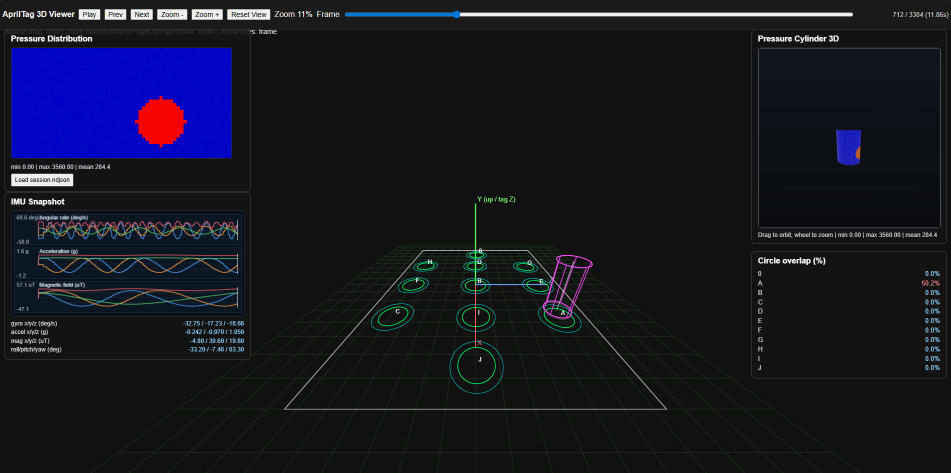
#> input picture app/3dsimulator_view.png, 1901 x 945 px (shown at 1/2 size)
$ python -i manual_reference_circle_alphabet_labeler_4k_best_images.py   (imports and definitions only)
#> lines starting #> are read from the running program, lines starting #| are printed output that depends on the picture; after the words box and inside, x2 and y2 are one past the last pixel; in counts of white or black regions, pixels touching at a corner belong together
#> further down, picture is the input picture: shape (945, 1901, 3); mean B, G, R 33.7, 23.2, 22.3
"""
Manual-reference circle alphabet labeling for your board.

How it works:
1) Opens the selected reference frame.
2) Asks you to click the center of A, B, C, D, E, F, G, H, I, J, 0 one by one.
3) Saves those clicked reference locations into JSON.
4) Detects circle centers in each frame.
5) Assigns each detected circle to the nearest manually clicked reference label.
6) Saves annotated video + coordinate TXT.

IMPORTANT:
This script needs normal OpenCV GUI support for the first-time clicking window.
If cv2.imshow gives an error, run:
    pip uninstall opencv-python-headless
    pip install opencv-python pupil-apriltags numpy
"""

import json
import math
from pathlib import Path

import cv2
import numpy as np

try:
    from pupil_apriltags import Detector
except Exception as exc:
    raise SystemExit(
        "Missing dependency 'pupil-apriltags'. Install with:\n"
        "    pip install pupil-apriltags opencv-python numpy"
    ) from exc


# ============================================================
# EDIT ONLY THIS TOP SECTION
# ============================================================

#VIDEO_FILE = "./4kto2k_converter/converted_videos/IMG_7371_fixed_1080p30.mp4"
VIDEO_FILE = "IMG_8363.MOV"

OUTPUT_DIR = "./manual_alphabet_output_63_2"

# ============================================================
# 4K / 2K AUTO-SCALING SETTINGS
# ============================================================
# Your old tuning was for 1920x1080 video. When the input is 3840x2160,
# the code will automatically multiply contour sizes, kernel sizes,
# line thickness, match distance, and text size by about 2x.
BASE_TUNING_WIDTH = 1920
BASE_TUNING_HEIGHT = 1080
AUTO_SCALE_TO_VIDEO_RESOLUTION = True

# Camera calibration resolution. Keep this equal to the resolution used
# when the camera matrix below was created. If your calibration was done
# from 1920x1080 frames, leave this as 1920x1080.
CALIBRATION_FRAME_WIDTH = 1080
CALIBRATION_FRAME_HEIGHT = 1920

# For 4K output, labels/text can become too small if left unchanged.
AUTO_SCALE_DRAWING = True

# Phone videos may be stored with portrait/rotation metadata.
# OpenCV often ignores that metadata, so enable this when the video appears sideways/cut.
# Options: None, "clockwise", "counterclockwise", "180"
ROTATE_FRAME = None

# Use 0 to process full video. Use 30 for first 30 frames.
MAX_FRAMES = 10

# Frame used only for manual clicking/reference selection.
# Example:
#   0  = first frame
#   30 = around 1 second if video is 30 FPS
#   60 = around 2 seconds if video is 30 FPS
# This does NOT change processing start frame. Processing still starts from frame 0.
REFERENCE_FRAME_INDEX = 1

# If True, it will ignore old saved reference points and ask you to click again.
FORCE_RECLICK_REFERENCE = False

# Reference file will be saved here.
REFERENCE_JSON = "manual_reference_points.json"

# Labels to click one by one.
# Change order if you want.
REFERENCE_LABELS = ["A", "B", "C", "D", "E", "F", "G", "H", "I", "J", "0"]

# Match threshold.
# If using Tag-1 coordinates, this unit depends on your tag_size_m setting.
# If too many unknown labels: increase this value.
# If wrong labels: decrease this value.
MAX_MATCH_DISTANCE_TAG = 10.0

# Pixel fallback threshold if Tag-1 pose is not available.
MAX_MATCH_DISTANCE_PX = 90.0

# Use AprilTag-1 plane coordinates for matching.
# This is more robust than raw pixel matching if camera moves slightly.
USE_TAG1_COORDINATES = True

REF_TAG_ID = 1
APRILTAG_FAMILY = "tag16h5"

# Keep same value as your existing code.
TAG_SIZE_M = 7.3

MIN_DECISION_MARGIN = 10.0
MAX_HAMMING = 1
UNDISTORT = True

# Circle detection color.
# Use "yellow" for original targets. Use "blue" only if detecting previously annotated blue circles.
DETECT_COLOR = "yellow"

YELLOW_LOWER = [18, 40, 100]
YELLOW_UPPER = [40, 255, 255]

BLUE_LOWER = [95, 80, 40]
BLUE_UPPER = [135, 255, 255]

# ROI crop percentage. Adjust if circles are missed.
CROP_TOP_PERCENT = 48.0
CROP_BOTTOM_PERCENT = 28.0
CROP_LEFT_PERCENT = 6.0
CROP_RIGHT_PERCENT = 6.0
SHOW_ROI_BOX = True

# Contour filters. Lower these if far/small circles are missed.
MIN_CONTOUR_WIDTH = 40
MIN_CONTOUR_HEIGHT = 25
MAX_CONTOUR_WIDTH = 340
MAX_CONTOUR_HEIGHT = 340
MIN_CONTOUR_AREA = 50.0
MIN_POINTS_FOR_ELLIPSE = 5

CLOSE_KERNEL_SIZE = (7, 7)
CLOSE_ITERATIONS = 2

DILATE_KERNEL_SIZE = (5, 5)
DILATE_ITERATIONS = 1

ERODE_KERNEL_SIZE = (3, 3)
ERODE_ITERATIONS = 1

CIRCLE_LINE_THICKNESS = 4

OUTPUT_VIDEO_NAME = "manual_alphabet_labeled_output.mp4"
OUTPUT_TXT_NAME = "manual_alphabet_labeled_coordinates.txt"

# Save still images from the best frame in the video.
# Best frame = frame with highest number of accepted circle detections.
SAVE_BEST_DEBUG_IMAGES = True
BEST_FRAME_IMAGE_NAME = "best_01_annotated_detected_frame.jpg"
BEST_MASK_IMAGE_NAME = "best_02_yellow_mask_roi.jpg"
BEST_CLEAN_MASK_IMAGE_NAME = "best_03_clean_mask_roi.jpg"
BEST_FILTER_DEBUG_IMAGE_NAME = "best_04_filter_debug_accept_reject.jpg"


# ============================================================
# Camera calibration copied from your existing code
# ============================================================

# [171 lines left out: functions build_camera_matrix, order_corners_tl_tr_br_bl, estimate_pose_from_corners, pixel_to_table_surface, find_reference_tag_pose, not called in this run]


# ============================================================
# Circle detection
# ============================================================

RUNTIME_SCALE = 1.0

# [7 lines left out: function compute_runtime_scale, not called in this run]

def s_int(value, min_value=1):
    return max(int(round(float(value) * RUNTIME_SCALE)), int(min_value))

def s_float(value):
    return float(value) * float(RUNTIME_SCALE)

def odd_kernel_size(size_tuple):
    w = s_int(size_tuple[0], 1)
    h = s_int(size_tuple[1], 1)
    if w % 2 == 0:
        w += 1
    if h % 2 == 0:
        h += 1
    return (w, h)

def draw_scale():
    return RUNTIME_SCALE if AUTO_SCALE_DRAWING else 1.0

# [26 lines left out: functions scale_camera_matrix_to_video, apply_frame_rotation, not called in this run]


def get_roi_bounds(frame):
    height, width = frame.shape[:2]

    x1 = int(width * CROP_LEFT_PERCENT / 100.0)
    x2 = int(width * (1.0 - CROP_RIGHT_PERCENT / 100.0))

    y1 = int(height * CROP_TOP_PERCENT / 100.0)
    y2 = int(height * (1.0 - CROP_BOTTOM_PERCENT / 100.0))

    x1 = max(0, min(x1, width - 1))
    x2 = max(1, min(x2, width))
    y1 = max(0, min(y1, height - 1))
    y2 = max(1, min(y2, height))

    if x2 <= x1 or y2 <= y1:
        raise ValueError("Invalid ROI crop percentages.")

    return x1, y1, x2, y2


def detect_circle_centers(frame_bgr):
    """
    Detect circle centers and also return debug images.

    Returns:
        output: annotated frame with accepted ellipses
        accepted: list of accepted circles
        mask_full: full-frame binary color mask for visual checking
        clean_full: full-frame cleaned/morphology mask
        filter_debug: frame showing ACCEPT/REJECT boxes for contour filtering
    """
    output = frame_bgr.copy()
    filter_debug = frame_bgr.copy()

    x1, y1, x2, y2 = get_roi_bounds(frame_bgr)
#> x1 = 114; y1 = 453; x2 = 1786; y2 = 680
    roi = frame_bgr[y1:y2, x1:x2]
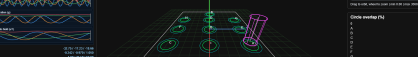
#> roi: shape (227, 1672, 3) (shown at 1/4 size); mean B, G, R 28.1, 27, 23

    hsv = cv2.cvtColor(roi, cv2.COLOR_BGR2HSV)
#> hsv: shape (227, 1672, 3); mean H, S, V 25.1, 39.2, 31.1

    if DETECT_COLOR == "blue":
        lower = np.array(BLUE_LOWER, dtype=np.uint8)
        upper = np.array(BLUE_UPPER, dtype=np.uint8)
    else:
        lower = np.array(YELLOW_LOWER, dtype=np.uint8)
        upper = np.array(YELLOW_UPPER, dtype=np.uint8)

    mask = cv2.inRange(hsv, lower, upper)
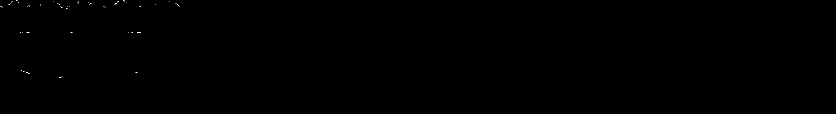
#> mask: shape (227, 1672) (shown at 1/2 size); 0.03% white in thin lines or dots, all inside (x1, y1, x2, y2) = (1, 1, 359, 156)

    kernel_close = cv2.getStructuringElement(cv2.MORPH_ELLIPSE, odd_kernel_size(CLOSE_KERNEL_SIZE))
    kernel_dilate = cv2.getStructuringElement(cv2.MORPH_ELLIPSE, odd_kernel_size(DILATE_KERNEL_SIZE))
    kernel_erode = cv2.getStructuringElement(cv2.MORPH_ELLIPSE, odd_kernel_size(ERODE_KERNEL_SIZE))

    clean = cv2.morphologyEx(mask, cv2.MORPH_CLOSE, kernel_close, iterations=CLOSE_ITERATIONS)
#> clean: shape (227, 1672); 0.06% white in thin lines or dots, all inside (x1, y1, x2, y2) = (1, 0, 359, 156)
    clean = cv2.dilate(clean, kernel_dilate, iterations=DILATE_ITERATIONS)
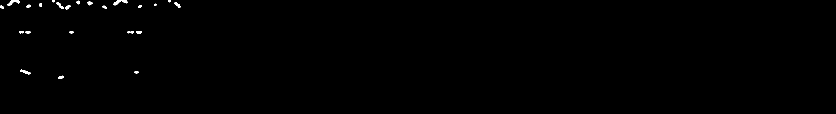
#> clean: shape (227, 1672) (shown at 1/2 size); 0.31% white; 24 white regions (2 under 20 px), largest, box (x1, y1, x2, y2) and area: (227, 0, 255, 11) 142, (15, 0, 40, 12) 135, (40, 139, 61, 149) 98
    clean = cv2.erode(clean, kernel_erode, iterations=ERODE_ITERATIONS)
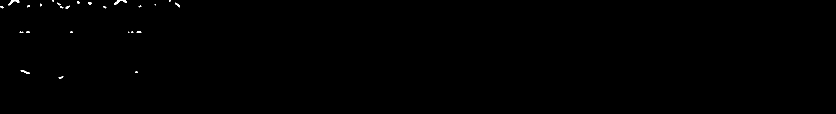
#> clean: shape (227, 1672) (shown at 1/2 size); 0.17% white; 25 white regions (13 under 20 px), largest, box (x1, y1, x2, y2) and area: (228, 0, 254, 10) 98, (16, 0, 39, 11) 93, (41, 140, 60, 148) 54

    # Make full-frame masks so saved debug images match the original frame size.
    mask_full = np.zeros(frame_bgr.shape[:2], dtype=np.uint8)
    clean_full = np.zeros(frame_bgr.shape[:2], dtype=np.uint8)
    mask_full[y1:y2, x1:x2] = mask
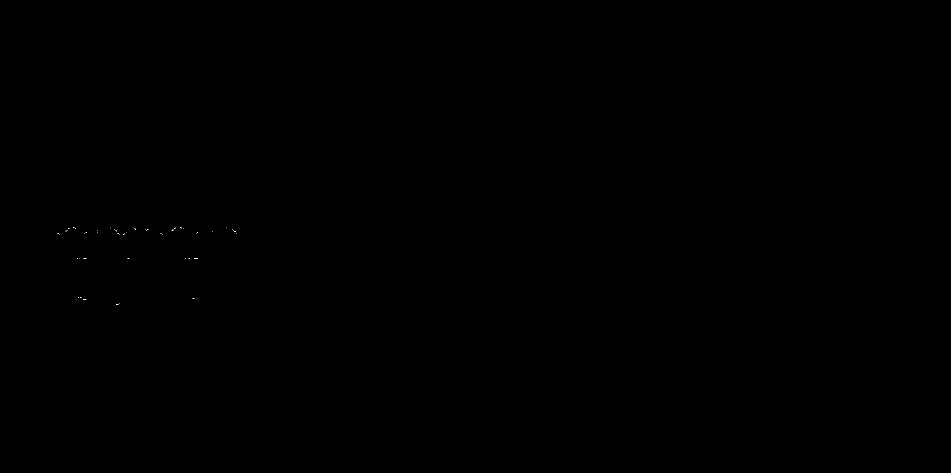
#> mask_full: shape (945, 1901) (shown at 1/2 size); 0.01% white in thin lines or dots, all inside (x1, y1, x2, y2) = (115, 454, 473, 609)
    clean_full[y1:y2, x1:x2] = clean
#> clean_full: shape (945, 1901); 0.04% white; 25 white regions (13 under 20 px)

    contours, _ = cv2.findContours(clean, cv2.RETR_EXTERNAL, cv2.CHAIN_APPROX_SIMPLE)
#> contours = 25 contours, 19 with area under 20; largest, box (x1, y1, x2, y2) and area: (228, 0, 254, 10) 70, (16, 0, 39, 11) 68, (41, 140, 60, 148) 35, (350, 5, 360, 15) 26, (131, 11, 140, 18) 22, (176, 4, 184, 10) 22

    accepted = []

    min_w = s_int(MIN_CONTOUR_WIDTH)
    min_h = s_int(MIN_CONTOUR_HEIGHT)
    max_w = s_int(MAX_CONTOUR_WIDTH)
    max_h = s_int(MAX_CONTOUR_HEIGHT)
    min_area = MIN_CONTOUR_AREA * RUNTIME_SCALE * RUNTIME_SCALE

    for cnt in contours:
        area = cv2.contourArea(cnt)
        rx, ry, w, h = cv2.boundingRect(cnt)

        full_rx = int(rx + x1)
        full_ry = int(ry + y1)

        reject_reason = None
        if w < min_w:
            reject_reason = f"REJECT W:{w}<{min_w}"
        elif h < min_h:
            reject_reason = f"REJECT H:{h}<{min_h}"
        elif w > max_w:
            reject_reason = f"REJECT W:{w}>{max_w}"
        elif h > max_h:
            reject_reason = f"REJECT H:{h}>{max_h}"
        elif area < min_area:
            reject_reason = f"REJECT A:{area:.0f}<{min_area:.0f}"
        elif len(cnt) < MIN_POINTS_FOR_ELLIPSE:
            reject_reason = f"REJECT PTS:{len(cnt)}<{MIN_POINTS_FOR_ELLIPSE}"

        if reject_reason is not None:
            cv2.rectangle(filter_debug, (full_rx, full_ry), (full_rx + w, full_ry + h), (0, 0, 255), s_int(1))
            cv2.putText(
                filter_debug,
                reject_reason,
                (full_rx, max(20, full_ry - 5)),
                cv2.FONT_HERSHEY_SIMPLEX,
                0.35 * draw_scale(),
                (0, 0, 255),
                s_int(1),
            )
            continue

        ellipse = cv2.fitEllipse(cnt)

        cx_full = float(ellipse[0][0]) + x1
        cy_full = float(ellipse[0][1]) + y1

        shifted_ellipse = (
            (ellipse[0][0] + x1, ellipse[0][1] + y1),
            ellipse[1],
            ellipse[2],
        )

        accepted.append(
            {
                "cx_px": cx_full,
                "cy_px": cy_full,
                "ellipse": shifted_ellipse,
                "area": float(area),
                "bbox": (int(full_rx), int(full_ry), int(w), int(h)),
            }
        )

        cv2.rectangle(filter_debug, (full_rx, full_ry), (full_rx + w, full_ry + h), (0, 255, 0), s_int(2))
        cv2.putText(
            filter_debug,
            f"ACCEPT W:{w} H:{h}",
            (full_rx, max(20, full_ry - 5)),
            cv2.FONT_HERSHEY_SIMPLEX,
            0.35 * draw_scale(),
            (0, 255, 0),
            s_int(1),
        )
#> this loop made 25 passes
#> (area, rx, ry, w, h, full_rx, full_ry, reject_reason) on passes 3, 14, 18, 20, 23, 25: (35, 41, 140, 19, 8, 155, 593, 'REJECT W:19<40'), (22.5, 131, 11, 9, 7, 245, 464, 'REJECT W:9<40'), (26.5, 350, 5, 10, 10, 464, 458, 'REJECT W:10<40'), (21.5, 176, 4, 8, 6, 290, 457, 'REJECT W:8<40'), (70, 228, 0, 26, 10, 342, 453, 'REJECT W:26<40'), (68, 16, 0, 23, 11, 130, 453, 'REJECT W:23<40')
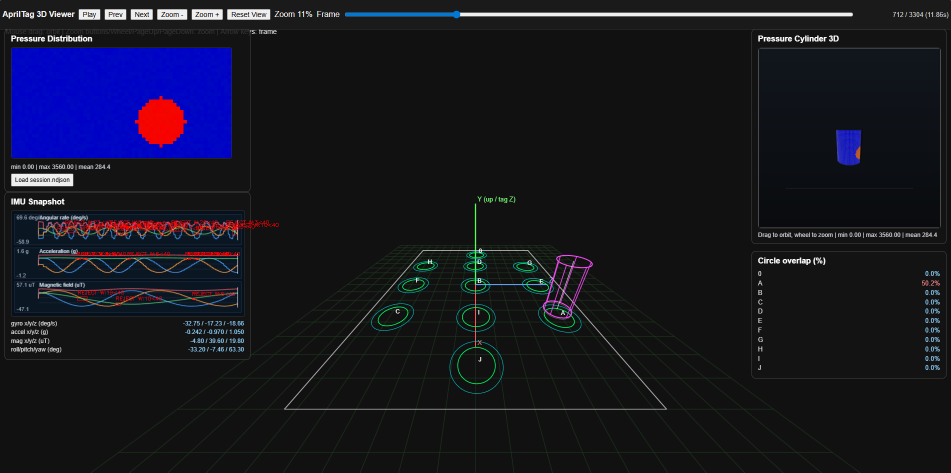
#> filter_debug: shape (945, 1901, 3) (shown at 1/2 size); 0.29% of pixels changed, all inside (x1, y1, x2, y2) = (114, 441, 557, 611)
#> after the loop, accepted = []

    accepted.sort(key=lambda item: (item["cy_px"], item["cx_px"]))

    if SHOW_ROI_BOX:
        for img in (output, filter_debug):
            cv2.rectangle(img, (x1, y1), (x2, y2), (0, 255, 0), s_int(3))
            cv2.putText(
                img,
                "ROI",
                (x1 + 10, y1 + 35),
                cv2.FONT_HERSHEY_SIMPLEX,
                1.0 * draw_scale(),
                (0, 255, 0),
                s_int(2),
            )
#> this loop made 2 passes

    return output, accepted, mask_full, clean_full, filter_debug

# ============================================================
# Manual clicking reference
# ============================================================

# [620 lines left out: functions resize_for_screen, collect_manual_reference_points, safe_destroy_windows, load_or_collect_reference, convert_reference_to_tag_coords, assign_label_to_detection and 1 more, not called in this run]


# [2 lines not run here, left out]

>>> import cv2
>>> picture = cv2.imread('../3dsimulator_view.png')
>>> result = detect_circle_centers(picture)
#> result = 5 items

$ run again, on app/new_gripforce_3dsimulator_outlook.png
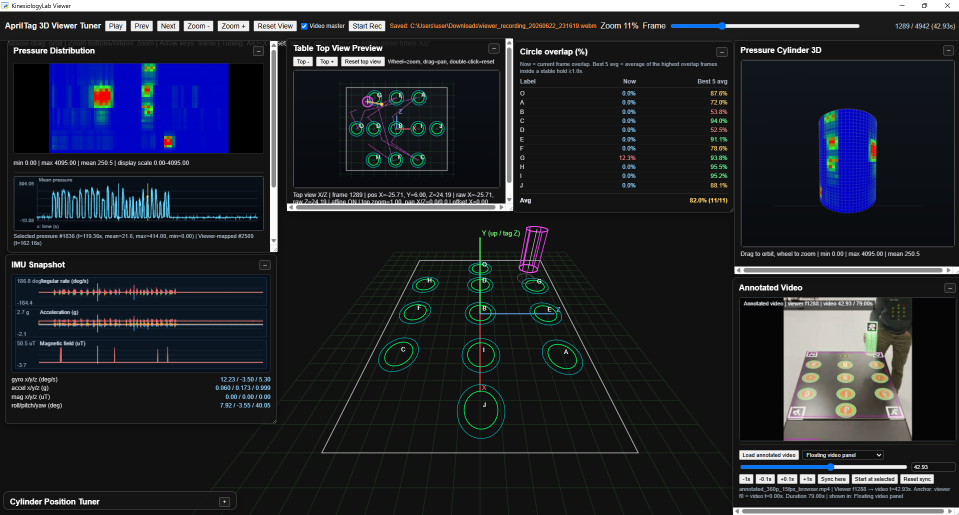
#> input picture app/new_gripforce_3dsimulator_outlook.png, 1917 x 1029 px (shown at 1/2 size)
#> picture is the input picture: shape (1029, 1917, 3); mean B, G, R 46.7, 39.2, 36.4
#> in detect_circle_centers, `x1, y1, x2, y2 = get_roi_bounds(frame_bgr)`: x1 = 115; y1 = 493; x2 = 1801; y2 = 740
#> hsv: shape (247, 1686, 3); mean H, S, V 29.3, 43.3, 43
#> in detect_circle_centers, `mask = cv2.inRange(hsv, lower, upper)`:
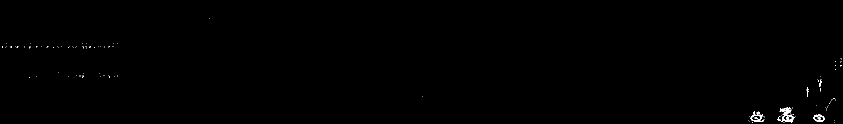
#> mask: shape (247, 1686) (shown at 1/2 size); 0.25% white; 109 white regions (102 under 20 px), largest, box (x1, y1, x2, y2) and area: (1555, 215, 1590, 245) 420, (1501, 222, 1529, 244) 187, (1627, 228, 1649, 244) 135
#> mask_full: shape (1029, 1917); 0.05% white; 109 white regions (102 under 20 px), largest, box (x1, y1, x2, y2) and area: (1670, 708, 1705, 738) 420, (1616, 715, 1644, 737) 187, (1742, 721, 1764, 737) 135
#> clean_full: shape (1029, 1917); 0.17% white; 39 white regions (21 under 20 px)
#> contours = 39 contours, 22 with area under 20; largest, box (x1, y1, x2, y2) and area: (1554, 214, 1593, 247) 897, (1496, 221, 1530, 247) 609, (1626, 227, 1650, 247) 330, (1669, 116, 1686, 140) 199, (164, 85, 184, 98) 135
#> the loop in detect_circle_centers, `for cnt in contours:` made 39 passes
#> (area, rx, ry, w, h, full_rx, full_ry, reject_reason) on passes 2, 3, 4, 5, 7, 9, 11, 15: (330, 1626, 227, 24, 20, 1741, 720, 'REJECT W:24<40'), (609, 1496, 221, 34, 26, 1611, 714, 'REJECT W:34<40'), (897, 1554, 214, 39, 33, 1669, 707, 'REJECT W:39<40'), (42, 1649, 210, 9, 12, 1764, 703, 'REJECT W:9<40'), (58.5, 1657, 195, 15, 14, 1772, 688, 'REJECT W:15<40'), (64.5, 1612, 173, 6, 22, 1727, 666, 'REJECT W:6<40'), (132.5, 1634, 152, 11, 32, 1749, 645, 'REJECT W:11<40'), (25.5, 213, 149, 9, 7, 328, 642, 'REJECT W:9<40')
#> after the loop in detect_circle_centers, `for cnt in contours:`:
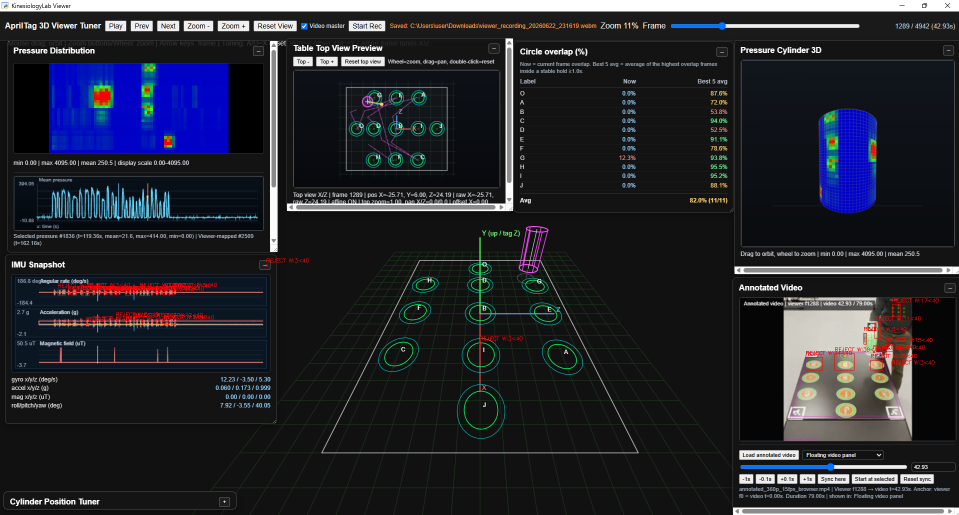
#> filter_debug: shape (1029, 1917, 3) (shown at 1/2 size); 0.4% of pixels changed, all inside (x1, y1, x2, y2) = (115, 517, 1877, 741)
#> after the loop in detect_circle_centers, `for cnt in contours:`: accepted = []
#> the loop in detect_circle_centers, `for img in (output, filter_debug):` made 2 passes
#> result = 5 items
